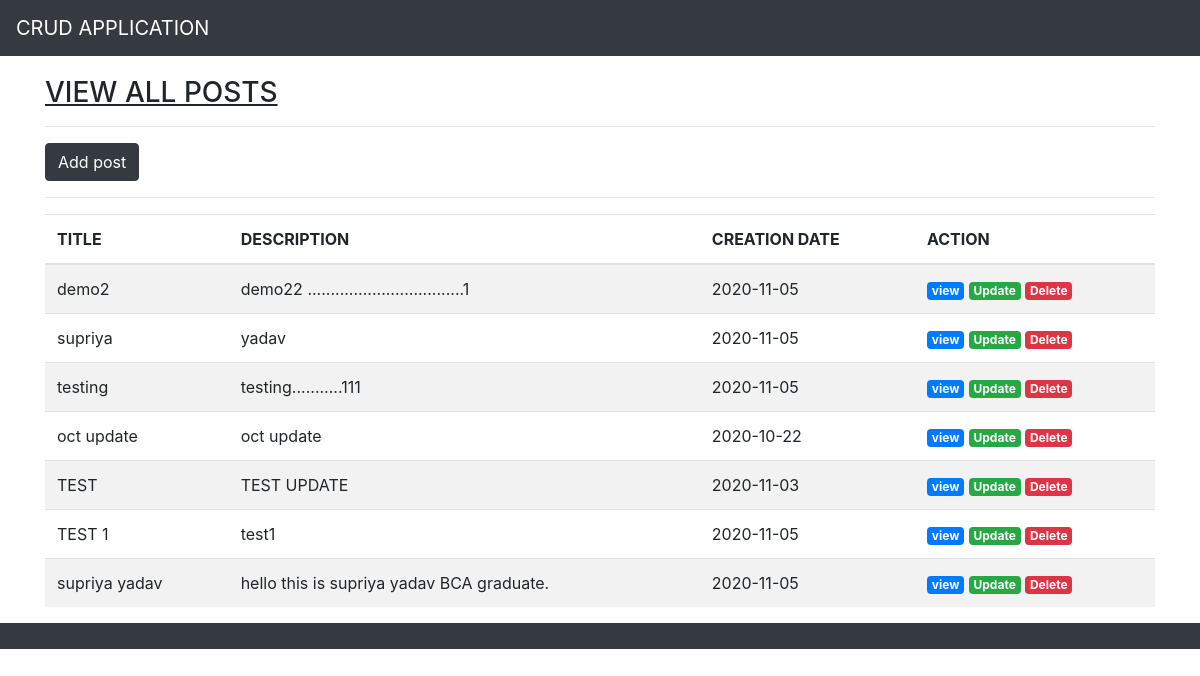
The page / on the database its author committed.
### tables this page shows
CREATE TABLE `tbl_post` (
  `id` int(20) NOT NULL,
  `title` varchar(20) NOT NULL,
  `description` text NOT NULL,
  `date_created` date NOT NULL
);

### application/controllers/Welcome.php (called while the page is built, shortened)
<?php
class Welcome extends CI_Controller {
		public function __construct() {
          $this->load->model('quries');
         }
		public function index(){
		$welcome=new quries;
		$data['data']=$welcome->getPosts();
		$this->load->view('welcome_message',$data);
	     }
}
?>

### index.php (called while the page is built, shortened)
<?php
require_once BASEPATH.'core/CodeIgniter.php';

### application/models/quries.php (called while the page is built, shortened)
<?php
 class quries extends CI_Model{
     public function getPosts(){
        $query = $this->db->get("tbl_post");
        return $query->result();
         }
 }
?>

### application/views/welcome_message.php (the view, shortened to what this page needs)
?><!DOCTYPE html>
<html lang="en">
<head>
	<link rel="stylesheet" type="text/css" href="<?php echo base_url('assets/css/bootstrap.css'); ?>">
	</head>
	<body>
	<nav class="navbar navbar-expand-lg navbar-dark bg-dark">
  <a class="navbar-brand" href="#">CRUD APPLICATION</a>
</nav>
<div class="container"  style="margin-top:20px;">
    <h3> <u>VIEW ALL POSTS</u></h3>
    <hr>
    <?php echo anchor('welcome/create','Add post',['class'=>'btn btn-dark']); ?>
    <hr>
    <table class="table table-striped">
      <thead>
        <tr>
            <th scope="col">TITLE</th>
            <th scope="col">DESCRIPTION</th>
            <th scope="col">CREATION DATE</th>
            <th scope="col">ACTION</th>
        </tr>
      </thead>
      <tbody>
        <?php foreach($data as $post) { ?>
        <tr>
          <td><?php echo $post->title; ?></td>
          <td><?php echo $post->description; ?> </td>
          <td> <?php echo $post->date_created; ?></td>
          <td>
          <?php echo anchor("welcome/view/{$post->id}",'view',['class'=>'badge badge-primary']); ?>
          <?php echo anchor("welcome/edit/{$post->id}",'Update',['class'=>'badge badge-success']); ?>
          <?php echo anchor("welcome/delete/{$post->id}",'Delete',['class'=>'badge badge-danger']); ?>
          </td>
        </tr>
       <?php } ?>
      </tbody>
   </table>
    </div>
    <nav class="navbar navbar-expand-lg navbar-dark bg-dark">
   </nav>
</body>
</html>

### rows shown on the page
tbl_post: title "demo2", description "demo22 ..................................1", date_created "2020-11-05", id "view", id "Update", id "Delete"
tbl_post: title "supriya", description "yadav", date_created "2020-11-05", id "view", id "Update", id "Delete"
tbl_post: title "testing", description "testing...........111", date_created "2020-11-05", id "view", id "Update", id "Delete"
tbl_post: title "oct update", description "oct update", date_created "2020-10-22", id "view", id "Update", id "Delete"
tbl_post: title "TEST", description "TEST UPDATE", date_created "2020-11-03", id "view", id "Update", id "Delete"
tbl_post: title "TEST 1", description "test1", date_created "2020-11-05", id "view", id "Update", id "Delete"
tbl_post: title "supriya yadav", description "hello this is supriya yadav BCA graduate.", date_created "2020-11-05", id "view", id "Update", id "Delete"

### other values the page prints
anchor('welcome/create','Add post',['class'=>'btn btn-dark']) "Add post"
